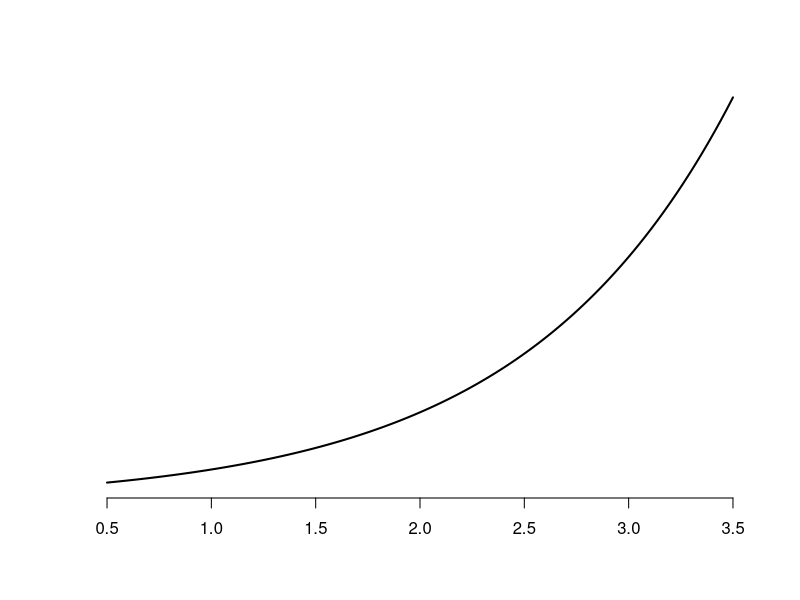

This chart was generated by the following R code:
#exponencial FUERZA BRUTA
#Definimos la curva
curve(exp,0.5,3.5,lwd=2,axes = F,xlab='',ylab = '')
#Estableciendo el eje x
axis(1)
#Establecemos los parametros
t <-seq(1,3,by = 0.01)
x <- c(1,t,3)
y <- c(0,exp(t),0)
#Creamos un contador en 0 quien llegara a ser la cantidad de puntos aleatorios
contador <- 0
#Definimos el numero de puntos aleatorios
n = 1000
#Definimos un bucle for que ira distinguiendo el numero de puntos bajo la grafica
for (i in 1:n) {
  x <-runif(n,1,3)
  y <-runif(n,exp(1),exp(3))
  if(y[i] <= exp(x[i]))
    contador <- contador +1
}
#Calculamos la probabilidad
prob <-(contador/n)
prob

#Calculapmos el area bajo la curva aprox
area <- prob*2*exp(3)
area
#Comparamos con la verdadera area
exp(3)-exp(1)
